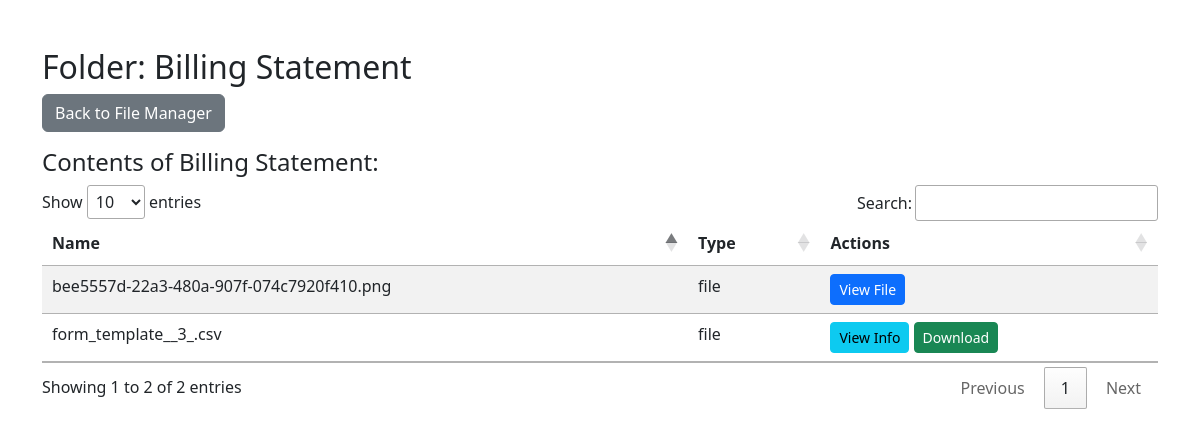
Page /folder.php?id=1 on the committed database.
### tables this page shows
CREATE TABLE `files` (
  `id` int(11) NOT NULL,
  `name` varchar(255) NOT NULL,
  `path` varchar(255) NOT NULL,
  `type` enum('file','folder') NOT NULL,
  `parent_id` int(11) DEFAULT 0,
  `created_at` timestamp NOT NULL DEFAULT current_timestamp(),
  `modified_at` timestamp NOT NULL DEFAULT current_timestamp() ON UPDATE current_timestamp()
);

### folder.php (the view, shortened to what this page needs)
<?php
include('db_connect.php');
$folder_id = $_GET['id'] ?? null;
if ($folder_id) {
    $folder_query = $conn->prepare("SELECT * FROM files WHERE id = ?");
    $folder_query->bind_param("i", $folder_id);
    $folder_query->execute();
    $folder_result = $folder_query->get_result();
    $folder = $folder_result->fetch_assoc();
    $files_query = $conn->prepare("SELECT * FROM files WHERE parent_id = ? AND type='file'");
    $files_query->bind_param("i", $folder_id);
    $files_query->execute();
    $files_result = $files_query->get_result();
} else {
    die("Invalid folder ID.");
}
?>
<!DOCTYPE html>
<html lang="en">
<head>
    <link href="https://cdn.jsdelivr.net/npm/bootstrap@5.3.0-alpha1/dist/css/bootstrap.min.css" rel="stylesheet">
    <link href="https://cdn.datatables.net/1.13.6/css/jquery.dataTables.min.css" rel="stylesheet">
</head>
<body>
    <div class="container mt-5">
        <h2>Folder: <?= htmlspecialchars($folder['name']) ?></h2>
        <a href="billing.php" class="btn btn-secondary mb-3">Back to File Manager</a>
        <h4>Contents of <?= htmlspecialchars($folder['name']) ?>:</h4>
        <table id="fileTable" class="table table-striped">
            <thead>
                <tr>
                    <th>Name</th>
                    <th>Type</th>
                    <th>Actions</th>
                </tr>
            </thead>
            <tbody>
                <?php while ($file = $files_result->fetch_assoc()): ?>
                    <tr>
                        <td><?= htmlspecialchars($file['name']) ?></td>
                        <td><?= $file['type'] ?></td>
                        <td>
                            <?php
                                $file_extension = strtolower(pathinfo($file['path'], PATHINFO_EXTENSION));
                                $viewable_files = ['png', 'jpeg', 'jpg', 'gif'];
                                if ($file['type'] == 'folder'): ?>
                                    <a href="folder.php?id=<?= $file['id'] ?>" class="btn btn-info btn-sm">Open Folder</a>
                                <?php elseif (in_array($file_extension, $viewable_files)): ?>
                                    <button class="btn btn-primary btn-sm" data-bs-toggle="modal" data-bs-target="#fileModal" data-file-id="<?= $file['id'] ?>">View File</button>
                                <?php else: ?>
                                    <button class="btn btn-info btn-sm" data-bs-toggle="modal" data-bs-target="#fileModal" data-file-id="<?= $file['id'] ?>">View Info</button>
                                    <a href="download.php?id=<?= $file['id'] ?>" class="btn btn-success btn-sm">Download</a>
                                <?php endif; ?>
                        </td>
                    </tr>
                <?php endwhile; ?>
            </tbody>
        </table>
    </div>
</body>
</html>

### rows in the picture
files: name "Billing Statement"
files: name "bee5557d-22a3-480a-907f-074c7920f410.png", type "file"
files: name "form_template__3_.csv", type "file"
